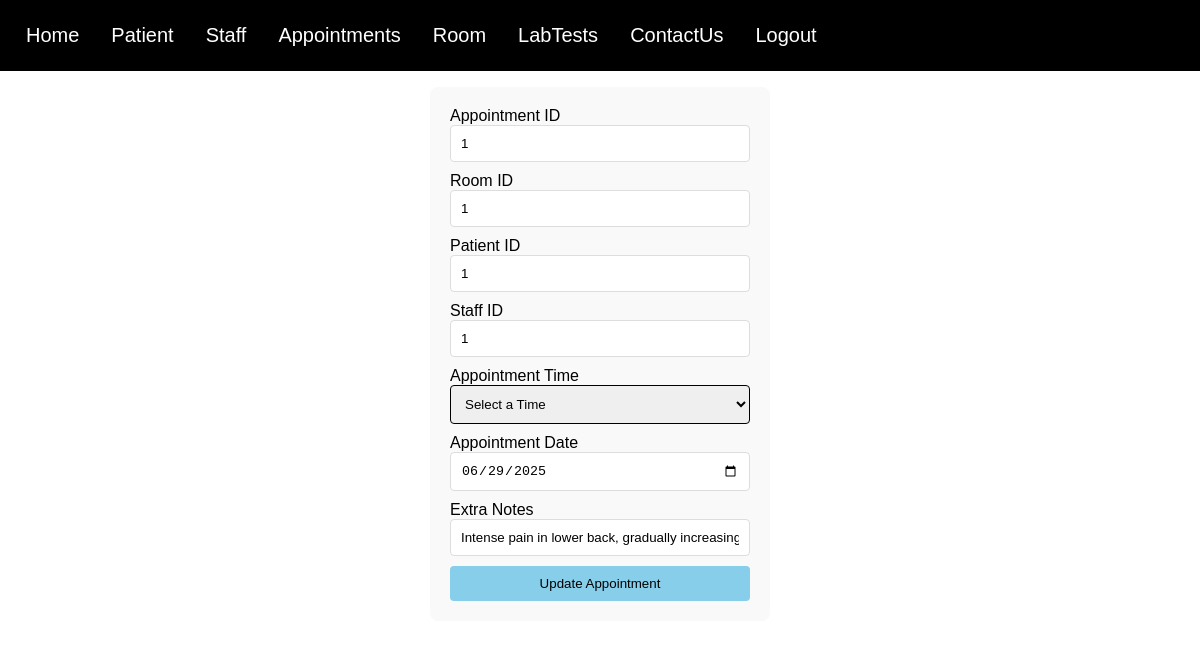
Screenshot of /updateAppointmentPage.php?AppointmentID=1 (signed in) with the database file from the repository.
### tables this page shows
CREATE TABLE "Appointment" (
	"AppointmentID"	INTEGER NOT NULL UNIQUE,
	"RoomID"	INTEGER NOT NULL,
	"PatientID"	INTEGER NOT NULL,
	"StaffID"	INTEGER NOT NULL,
	"AppointmentTime"	TEXT NOT NULL,
	"AppointmentDate"	INTEGER NOT NULL,
	"ExtraNotes"	TEXT,
	PRIMARY KEY("AppointmentID" AUTOINCREMENT),
	FOREIGN KEY("PatientID") REFERENCES "Patient"("PatientID"),
	FOREIGN KEY("RoomID") REFERENCES "Room"("RoomID"),
	FOREIGN KEY("StaffID") REFERENCES "Staff"("StaffID")
);

### updateAppointmentPage.php (the view, shortened to what this page needs)
<!DOCTYPE html>
<html lang="en">
<head>
    <link rel="stylesheet" href="loginstyle.css" />
</head>
<body>
  <?php
    include("navbar.php");
    $AppointmentIDParam=isset($_GET['AppointmentID']) ? $_GET['AppointmentID'] : '';
    $db = new SQLite3('HospitalSystem.db');
    $stmt = $db->prepare("SELECT * FROM Appointment WHERE \"AppointmentID\" = :AppointmentID");
    $stmt->bindValue(':AppointmentID', $AppointmentIDParam, SQLITE3_INTEGER);
    $result = $stmt->execute();
    $row = $result->fetchArray(SQLITE3_ASSOC);
    $AppointmentID = $row['AppointmentID'];
    $RoomID = $row['RoomID'];
    $PatientID = $row['PatientID'];
    $StaffID = $row['StaffID'];
    $AppointmentDate = $row['AppointmentDate'];
    $ExtraNotes = $row['ExtraNotes'];
    if ($AppointmentDate) {
      $AppointmentDateFormatted = date("Y-m-d", strtotime($AppointmentDate));
  } else {
      $AppointmentDateFormatted = '';
  }
  ?>
  <div class="main">
    <form action="updateAppointment.php" method="post">
    <label for="AppointmentID">Appointment ID</label>
        <input type="number" id="AppointmentID" name="AppointmentID" value="<?php echo $AppointmentID; ?>" placeholder="<?php echo $AppointmentID; ?>" readonly>
        <label for="roomID">Room ID</label>
        <input type="number" id="roomID" name="roomID" value="<?php echo $RoomID; ?>" placeholder="<?php echo $RoomID; ?>" required>
        <label for="patientID">Patient ID</label>
        <input type="number" id="patientID" name="patientID" value="<?php echo $PatientID; ?>" placeholder="<?php echo $PatientID; ?>">
        <label for="staffID">Staff ID</label>
        <input type="number" id="staffID" name="staffID" value="<?php echo $StaffID; ?>" placeholder="<?php echo $StaffID; ?>">
        <label for="appointmentTime">Appointment Time</label>
        <select id="appointmentTime" name="appointmentTime" required>
            <option value="">Select a Time</option>
        </select>
        <label for="AppointmentDate">Appointment Date</label>
        <input type="date" id="AppointmentDate" name="AppointmentDate" value="<?php echo $AppointmentDateFormatted; ?>" required>
        <label for="extraNotes">Extra Notes</label>
        <input type="text" id="extraNotes" name="extraNotes" value="<?php echo $ExtraNotes; ?>" placeholder="<?php echo $ExtraNotes; ?>" required>
           <button type="submit">Update Appointment</button>
    </form>
  </div>
</body>
</html>

### loginstyle.css (style rules this page uses)
body { font-family: Arial, sans-serif; display: flex; flex-direction: column; min-height: 100vh; margin: 0; }
.main { flex: 1; padding: 1rem; }
form { width: 300px; margin: 0 auto; padding: 20px; background: #f9f9f9; border-radius: 8px; }
input[type="text"], input[type="number"], input[type="date"], input[type="email"] { width: calc(100% - 22px); padding: 10px; margin-bottom: 10px; border: 1px solid #ddd; border-radius: 4px; }
select { width: 100%; padding: 10px; margin-bottom: 10px; border: 1px solid black; border-radius: 4px; }
button { width: 100%; padding: 10px; background-color: skyblue; color: white; border: none; border-radius: 4px; cursor: pointer; color: black; }

### rows the page displays
appointment: AppointmentID "1", roomID "1", patientID "1", staffID "1", AppointmentDate "06/29/2025", extraNotes "Intense pain in lower back, gradually increasing."
